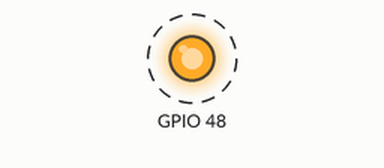
A sketch run on a simulated ESP32-S3. On the bench: output pins drawn as LEDs (lit = HIGH). Dashed ring = blinking. What the sketch prints to the serial monitor is not drawn.

Above: at 0.3 s.
Timing chart, 0 to 3.1 s (numbered marks = the images above):
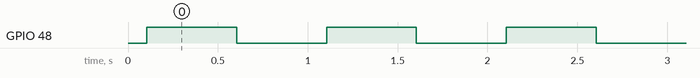

Measured:
- by itself, GPIO 48: alternates HIGH for 0.50 s and LOW for 0.50 s

The sketch:

test_minimal.ino
```cpp
#include <Arduino.h>

void setup() {
    Serial.begin(115200);
    delay(100);

    pinMode(48, OUTPUT);  // ESP32-S3-DevKitC-1 板载 LED

    Serial.println();
    Serial.println("=== MINIMAL BOOT TEST ===");
    Serial.printf("Chip: %s Rev %d\n", ESP.getChipModel(), ESP.getChipRevision());
    Serial.printf("CPU: %d MHz\n", ESP.getCpuFreqMHz());
    Serial.printf("Flash: %d MB\n", ESP.getFlashChipSize() / 1048576);
    Serial.printf("PSRAM: %d MB\n", ESP.getPsramSize() / 1048576);
    Serial.printf("Free heap: %d\n", ESP.getFreeHeap());
    Serial.println("=== BOOT OK ===");
}

void loop() {
    digitalWrite(48, HIGH);
    delay(500);
    digitalWrite(48, LOW);
    delay(500);
    Serial.println("blink");
}
```
